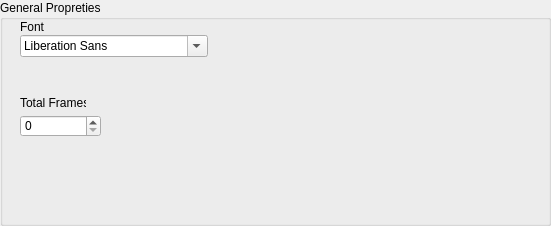
     <widget class="QGroupBox" name="generalPropreties">
      <property name="geometry">
       <rect>
        <x>485</x>
        <y>75</y>
        <width>551</width>
        <height>226</height>
       </rect>
      </property>
      <property name="title">
       <string>General Propreties</string>
      </property>
      <widget class="QFontComboBox" name="projectFont">
       <property name="geometry">
        <rect>
         <x>20</x>
         <y>35</y>
         <width>188</width>
         <height>22</height>
        </rect>
       </property>
      </widget>
      <widget class="QLabel" name="label_36">
       <property name="geometry">
        <rect>
         <x>20</x>
         <y>20</y>
         <width>47</width>
         <height>13</height>
        </rect>
       </property>
       <property name="text">
        <string>Font</string>
       </property>
      </widget>
      <widget class="QLabel" name="label_37">
       <property name="geometry">
        <rect>
         <x>20</x>
         <y>95</y>
         <width>66</width>
         <height>16</height>
        </rect>
       </property>
       <property name="text">
        <string>Total Frames</string>
       </property>
      </widget>
      <widget class="QSpinBox" name="totalFrames">
       <property name="geometry">
        <rect>
         <x>20</x>
         <y>115</y>
         <width>81</width>
         <height>22</height>
        </rect>
       </property>
       <property name="maximum">
        <number>100000</number>
       </property>
      </widget>
     </widget>
